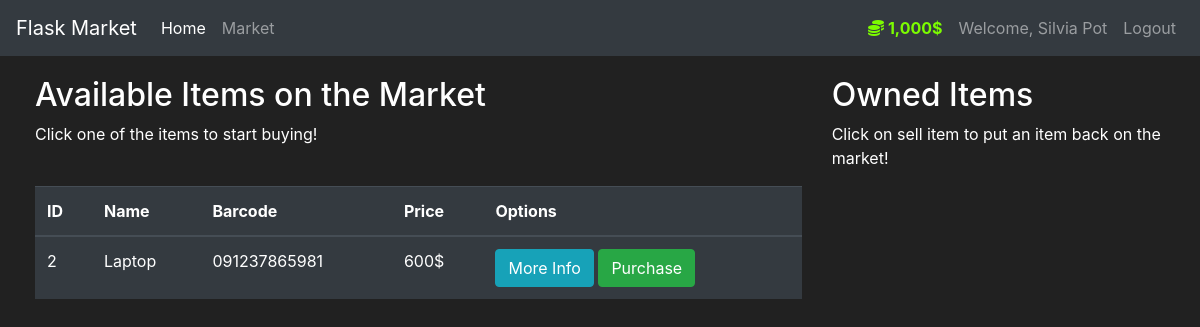
Before: /market (signed in) with the older database file.
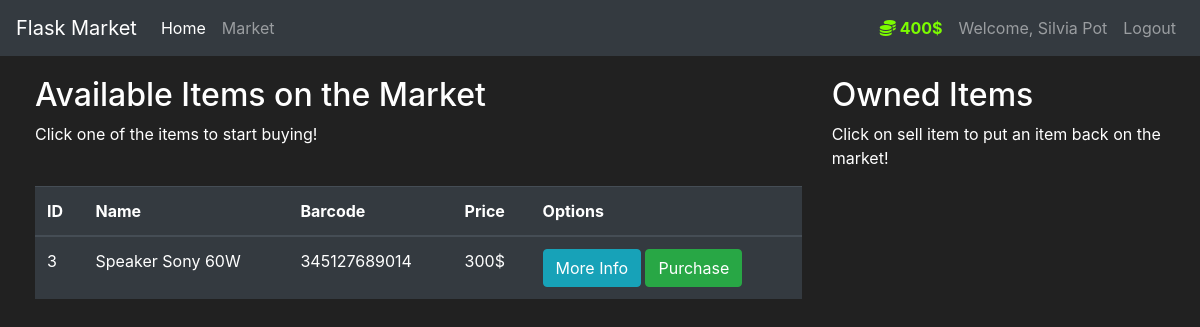
After: the same page with the newer database file.
### market/models.py (models this page shows, shortened)
class User(db.Model, UserMixin):
    id = db.Column(db.Integer(),primary_key=True)
    userName = db.Column(db.String(length=30),nullable=False,unique=True)
    email_address = db.Column(db.String(length=50),nullable=False,unique=True)
    password_hash = db.Column(db.String(length=60),nullable=False)
    budget = db.Column (db.Integer(),nullable=False, default=1000)
    items = db.relationship('Item', backref='owned_user', lazy=True)
    @property
    def prettier_budget(self):
        if len(str(self.budget)) >= 4:
            return f"{str(self.budget)[:-3]},{str(self.budget)[-3:]}$"
        else:
            return f"{self.budget}$"
    @property
    def password(self):
        return self.password

class Item(db.Model):
    id = db.Column(db.Integer(), primary_key=True)
    name = db.Column(db.String(length=30), nullable=False, unique=True)
    price = db.Column(db.Integer(), nullable=False)
    barcode = db.Column(db.String(length=12),nullable=False, unique=True)
    description = db.Column(db.String(length=1024), nullable=False, unique=True)
    owner = db.Column(db.Integer(),db.ForeignKey('user.id'))

### market/routes.py (the view, shortened to what this page needs)
@app.route('/market', methods=['GET','POST'])
@login_required
def market_page():
    purchase_form = PurchaseItemForm()
    """ if purchase_form.validate_on_submit():

        #print(purchase_form.__dict__) # return dict of purchasing items
        # <input id="submit" name="submit" type="submit" value="Purchase Item">
        print(request.form.get['purchased_item']) # return ipnut tag html code -> represend it in modals file like an hidden
 """
    if request.method == "GET":
        items = Item.query.filter_by(owner=None)
        return render_template('market.html',items=items, purchase_form=purchase_form)

### market/models.py (called while the page is built)
@login_manager.user_loader
def load_user(user_id):
    return User.query.get(int(user_id))

### market/templates/market.html (shortened to what this page needs)
{% extends 'base.html' %}
{% block content %}
<div class="row" style="margin-top: 20px; margin-left: 20px;">
    <div class="col-8">
        <h2>Available Items on the Market</h2>
        <p>Click one of the items to start buying!</p>
        <br>
        <table class="table table-hover table-dark">
            <thead>
                <tr>
                    <th scope="col">ID</th>
                    <th scope="col">Name</th>
                    <th scope="col">Barcode</th>
                    <th scope="col">Price</th>
                    <th scope="col">Options</th>
                </tr>
            </thead>
            <tbody>
                    {% for item in items %}
                    <tr>
                        <td>{{item.id}}</td>
                        <td>{{item.name}}</td>
                        <td>{{item.barcode}}</td>
                        <td>{{item.price}}$</td>
                        <td>
                            <button class="btn btn-outline btn-info" data-toggle="modal" data-target="#Modal-MoreInfo-{{item.id}}">More Info</button>
                            <button class="btn btn-outline btn-success" data-toggle="modal" data-target="#Modal-PurchaseConfirm-{{ item.id }}">Purchase</button>
                        </td>
                    </tr>
                    {% endfor %}
            </tbody>
        </table>
    </div>
    <div class="col-4">
        <h2>Owned Items</h2>
        <p>Click on sell item to put an item back on the market!</p>
        <br>
    </div>
</div>
{% endblock %}

### market/templates/base.html (shortened to what this page needs)
<!doctype html>
<html lang="en">
   <head>
      <link rel="stylesheet" href="https://cdn.jsdelivr.net/npm/bootstrap@4.5.3/dist/css/bootstrap.min.css">
   </head>
   <body>
      <nav class="navbar navbar-expand-md navbar-dark bg-dark">
        <a class="navbar-brand" href="{{url_for('home_page')}}">Flask Market</a>
        <div class="collapse navbar-collapse" id="navbarNav">
            <ul class="navbar-nav mr-auto">
                <li class="nav-item active">
                    <a class="nav-link" href="{{url_for('home_page')}}">Home <span class="sr-only">(current)</span></a>
                </li>
                <li class="nav-item">
                    <a class="nav-link" href="{{url_for('market_page')}}">Market</a>
                </li>
            </ul>
            {% if current_user.is_authenticated %}
            <ul class="navbar-nav">
                <li class="nav-item">
                    <a class="nav-link" style="color: lawngreen; font-weight: bold;">
                        <i class="fas fa-coins"></i>
                        {{current_user.prettier_budget}}
                    </a>
                </li>
                <li class="nav-item">
                    <a class="nav-link" >Welcome, {{current_user.userName}}</a>
                </li>
                <li class="nav-item">
                    <a class="nav-link" href="{{url_for('logout_page')}}">Logout</a>
                </li>
            </ul>
            {% endif %}
        </div>
      </nav>
      {% block content %}
      {% endblock %}
   </body>
</html>

### market/templates/base.html (style rules this page uses)
body { background-color: #212121; color: white }

Changed rows visible on the page:
no longer on this page (row edited): Item: id "2", name "Laptop", barcode "091237865981", price "600"
changed User "Silvia Pot": prettier_budget "1,000$" → "400$"
added Item: id "3", name "Speaker Sony 60W", barcode "345127689014", price "300"
